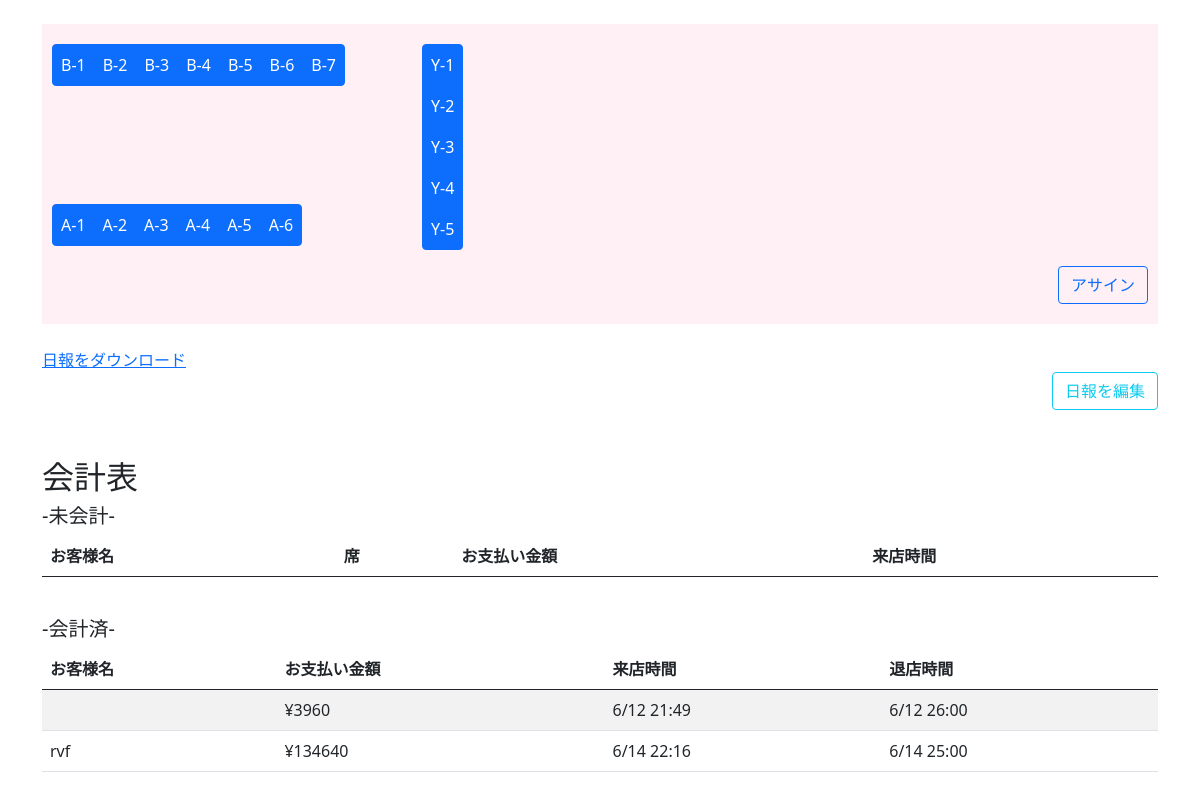
/seat, run on the app's committed database.
### attendance/models.py (models this page shows, shortened)
class Seat(models.Model):
    Seat_ID = models.CharField(max_length=10, null=True)
    CheckSheet = models.ForeignKey(CheckSheet, on_delete=models.CASCADE)
    attr = models.CharField(max_length=3, null=True)
    pos_x = models.IntegerField(default=0)
    pos_y = models.IntegerField(default=0)
    is_use = models.BooleanField(default=False)
    def __str__(self):
        return self.Seat_ID

class CheckSheet(models.Model):
    total_fee = models.IntegerField(default=0)
    discount = models.IntegerField(default=0)
    how_cash = models.CharField(max_length=20, null=True)
    asign = models.BooleanField(default=False)
    client_name = models.CharField(max_length=20, null=True)
    client_num = models.IntegerField(default=0)
    start_time = models.DateTimeField(verbose_name="来店時間")
    end_time = models.DateTimeField(verbose_name="退店時間")
    start_overtime = models.CharField(max_length=20, null=True)
    end_overtime = models.CharField(max_length=20, null=True)
    drink_staff = models.ManyToManyField("Account",related_name="drink",through="SheetStaffRelation")
    staff = models.ManyToManyField("Account",through="SheetAccountRelation")
    memo_str = models.CharField(max_length=100, null=True)

### attendance/views.py (the view, shortened to what this page needs)
# urls.py: path("seat", views.SelectSeat.as_view(), name="SelectSeat"),
class SelectSeat(ListView):
    model = Seat
    template_name = "attendance/select_seat.html"
    def get(self, request):
        context = {
            "object_list": Seat.objects.all(),
            "CheckSheet_list": CheckSheet.objects.all(),
            }
        return render(request,"attendance/select_seat.html", context)

### templates/attendance/select_seat.html (shortened to what this page needs)
{% extends "attendance/DB5_base.html" %}
{% block body %}
<div class="container" name="container"><br>
<form action="{% url 'SelectSeat' %}" method="post">
    <div class="col position-relative" style="background-color: lavenderblush; height: 300px;">
        <div class="btn-group" role="group" style="position: absolute; left: 10px; top: 20px">
        {% for seat in object_list %}
        {% if seat.attr == "B" %}
            {% if not seat.is_use %}
            <label class="btn btn-primary p-2" for="seat-{{seat}}" name="seat-{{seat}}">
                {{seat}}
            </label>
            {% else %}
                <button type="submit" class="btn btn-danger p-2" name="dager_button" value="{{seat.pk}}">{{seat}}</button>
            {% endif %}
        {% endif %}
        {% endfor %}
        </div>
        <div class="btn-group" role="group" style="position: absolute; left: 10px; top: 180px">
        {% for seat in object_list %}
        {% if seat.attr == "A" %}
            {% if not seat.is_use %}
                <label class="btn btn-primary p-2" for="seat-{{seat}}" name="p_label">
                    {{seat}}
                </label>
            {% else %}
                <button type="submit" class="btn btn-danger p-2" name="dager_button" value="{{seat.pk}}">{{seat}}</button>
            {% endif %}
        {% endif %}
        {% endfor %}
        </div>
        <div class="btn-group-vertical" role="group" style="position: absolute; left: 380px; top: 20px">
            {% for seat in object_list %}
            {% if seat.attr == "Y" %}
                {% if not seat.is_use %}
                    <label class="btn btn-primary p-2" for="seat-{{seat}}" name="p_label">
                        {{seat}}
                    </label>
                {% else %}
                    <button type="submit" class="btn btn-danger p-2" name="dager_button" value="{{seat.pk}}">{{seat}}</button>
                {% endif %}
            {% endif %}
            {% endfor %}
        </div>
        <input type="submit" name="comp_btn" class="btn btn-outline-primary" style="position: absolute; right: 10px; bottom: 20px" value="アサイン">
    </div>
    <br>
    <a href="{% url 'Daily' %}">日報をダウンロード</a>
    <span class="d-grid gap-2 d-md-flex justify-content-end">
        <a class="btn btn-outline-info" href="{% url 'DailyEdit' %}">日報を編集</a>
    </span>
    <br><br>
    <h2>会計表</h2>
    <div class="asign_table">
        <h5>-未会計-</h5>
        <table class="table table-striped">
            <thead>
                <tr>
                <th scope="col">お客様名</th>
                <th scope="col">席</th>
                <th scope="col">お支払い金額</th>
                <th scope="col">来店時間</th>
                </tr>
            </thead>
        </table>
        <br>
        <div class="non_asign_table">
            <h5>-会計済-</h5>
            <table class="table table-striped">
                <thead>
                    <tr>
                    <th scope="col">お客様名</th>
                    <th scope="col">お支払い金額</th>
                    <th scope="col">来店時間</th>
                    <th scope="col">退店時間</th>
                    </tr>
                </thead>
                <tbody>
                    {% for sheet in CheckSheet_list %}
                    {% if sheet.client_name != "clientGOD" and not sheet.asign %}
                        <tr data-href="{% url 'CheckSheet' pk=sheet.pk %}">
                        <td>{{sheet.client_name}}</td>
                        <td>¥{{sheet.total_fee}}</td>
                        <td>{{sheet.start_overtime}}</td>
                        <td>{{sheet.end_overtime}}</td>
                        </tr>
                    {% endif %}
                    {% endfor %}
                </tbody>
            </table>
    </div>
</form>
</div>
{% endblock body %}

### data on the page
Seat: Seat_ID "B-1"
Seat: Seat_ID "B-2"
Seat: Seat_ID "B-3"
Seat: Seat_ID "B-4"
Seat: Seat_ID "B-5"
Seat: Seat_ID "B-6"
Seat: Seat_ID "B-7"
Seat: Seat_ID "A-1"
Seat: Seat_ID "A-2"
Seat: Seat_ID "A-3"
Seat: Seat_ID "A-4"
Seat: Seat_ID "A-5"
Seat: Seat_ID "A-6"
Seat: Seat_ID "Y-1"
Seat: Seat_ID "Y-2"
Seat: Seat_ID "Y-3"
Seat: Seat_ID "Y-4"
Seat: Seat_ID "Y-5"
CheckSheet: total_fee "3960", start_overtime "6/12 21:49", end_overtime "6/12 26:00"
CheckSheet: client_name "rvf", total_fee "134640", start_overtime "6/14 22:16", end_overtime "6/14 25:00"
